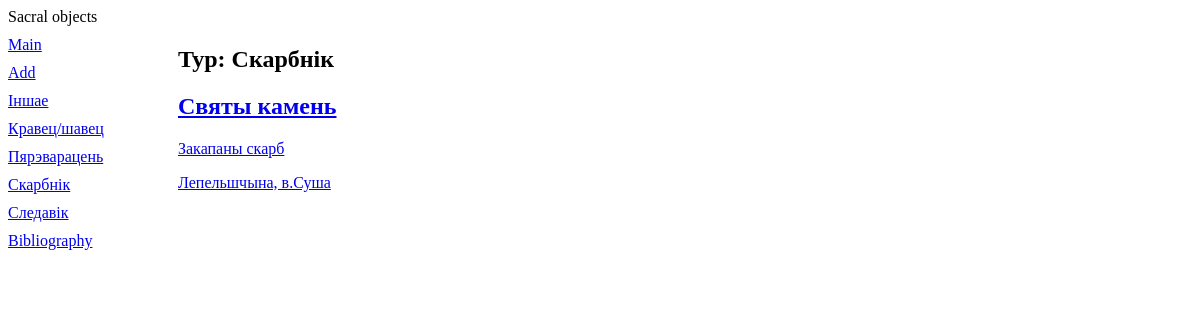
/3/, run on an earlier commit of the app's database.
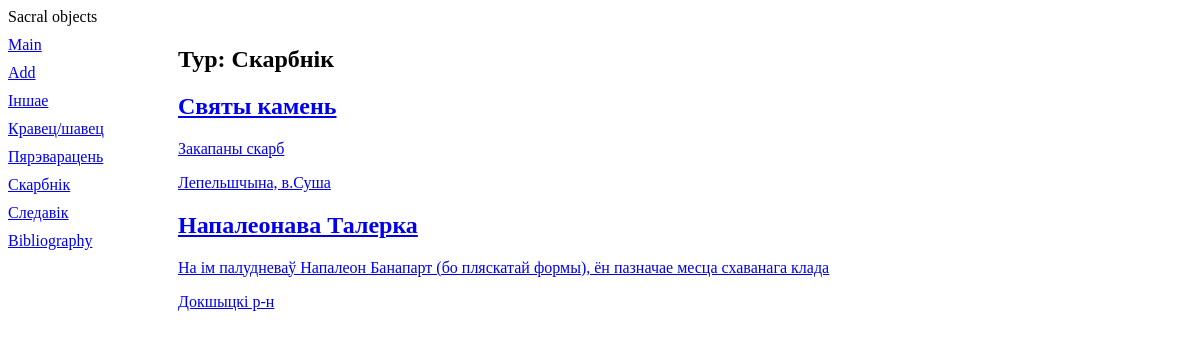
And on a later commit of the database.
### volumbf/models.py (models this page shows, shortened)
class Typ(models.Model):
    name = models.CharField(max_length=20, db_index=True, verbose_name='Назва тыпу')
    class Meta:
        verbose_name_plural = 'Тыпы'
        verbose_name = 'Тып'
        ordering = ['name']

class Stones(models.Model):
    title = models.CharField(max_length=30, verbose_name='Назва')
    place = models.TextField(verbose_name='Месцазнаходжанне')
    legend = models.TextField(null=True, blank=True, verbose_name='Легенда')
    typ = models.ForeignKey('Typ', null=True, on_delete=models.PROTECT, verbose_name='Тып')
    class Meta:
        verbose_name_plural = 'Камяні'
        verbose_name = 'Камень'
        order_with_respect_to = 'typ'
        unique_together = ('title', 'place')

### volumbf/views.py (the view)
# urls.py: path('<int:typ_id>/', by_typ, name="by_typ"),
def by_typ(request, typ_id):
    stst = Stones.objects.filter(typ=typ_id)
    typs = Typ.objects.all()
    current_typ = Typ.objects.get(pk=typ_id)
    context = {'stst': stst, 'typs': typs, 'current_typ': current_typ}
    return render(request, 'volumbf/by_typ.html', context)

### volumbf/templates/volumbf/by_typ.html (shortened to what this page needs)
{% extends "layout/basic.html" %}
{% block content %}
<h2>Typ: {{ current_typ.name }}</h2>
{% for stones in stst %}
<div>
	<h2><a href="{% url 'stone_detail' stones.pk %}">{{ stones.title }} </h2>
	<p>{{ stones.legend }} </p>
	<p>{{ stones.place }}</p>
</div>
{% endfor %}
{% endblock %}

### volumbf/templates/layout/basic.html (shortened to what this page needs)
{% load static %}
<!DOCTYPE html>
<html>
	<head>
		<link rel="stylesheet" type="text/css"
		href="{% static 'volumbf/style.css' %}">
	</head>
	<body>
		<header>
			<hl>Sacral objects</hl>
		</header>
		<nav>
			<a href="{% url 'index' %}">Main</a>
			<a href="{% url 'add' %}">Add</a>
			{% for typ in typs %}
			<a href="{% url 'by_typ' typ.pk %}">{{ typ.name }}</a>
			{% endfor %}
			<a href="{% url 'bibliography' %}">Bibliography</a>
		</nav>
		<section>
		{% block content %}
		{% endblock %}
		</section>
	</body>
</html>

What changed in the data, as far as the page shows it:
added Stones: title "Напалеонава Талерка", legend "На ім палудневаў Напалеон Банапарт (бо пляскатай формы), ён пазначае месца схаванага клада", place "Докшыцкі р-н"
